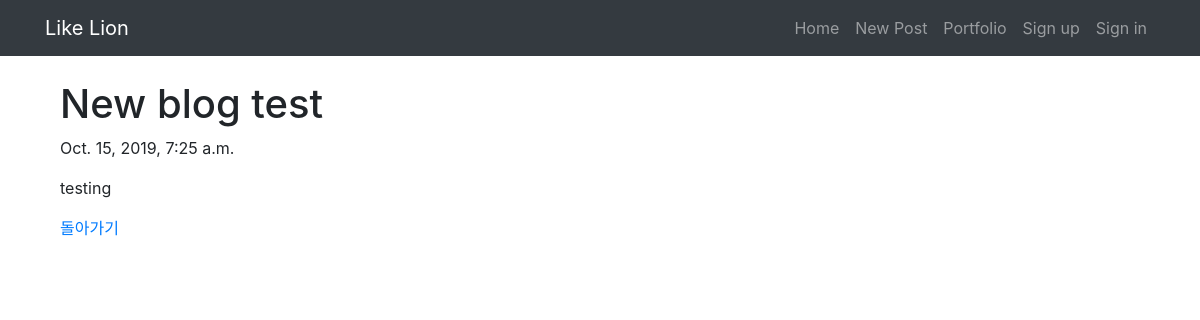
The page /blog/9/ on the database its author committed.
### blog/models.py (models this page shows, shortened)
class Blog(models.Model):
    title = models.CharField(max_length=200)
    pub_date = models.DateTimeField('data published')
    body = models.TextField()

### blog/views.py (the view)
# urls.py: path('<int:blog_id>/', views.detail, name='detail'),
def detail(request, blog_id):
    blog_detail = get_object_or_404(Blog, pk=blog_id)
    return render(request, 'blog/detail.html', {'blog': blog_detail})

### blog/templates/blog/detail.html
{% extends 'base.html' %}
{% block content %}
  <div class="container">
      <h1>{{ blog.title }}</h1>
      <p>{{ blog.pub_date }}</p>
      <p>{{ blog.body }}</p>
      <a href="{% url 'home' %}">돌아가기</a>
    </div>
{% endblock %}

### rows shown on the page
Blog: title "New blog test", pub_date "Oct. 15, 2019, 7:25 a.m.", body "testing"
